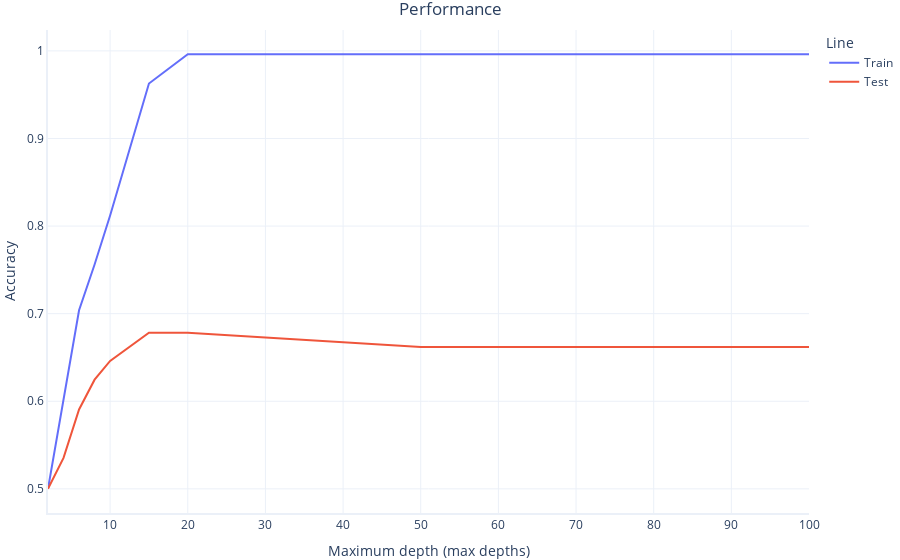

The notebook cell this image was saved under:
### Code cell
# Shrink the training set temporarily to explore this
# setting with a more normal sample size
full_trainset = train
train = full_trainset[:500] # limit to 500 samples

max_depths = [2, 4, 6, 8, 10, 15, 20, 50, 100]

# Train our models and report their performance
train_accuracies = []
test_accuracies = []

for max_depth in max_depths:
    print("Preparing a model with max_depth = ", max_depth)

    # Prepare the model 
    rf = RandomForestClassifier(n_estimators=20,
                                max_depth=max_depth,
                                random_state=2, 
                                verbose=False)
    
    # Train and test the result
    train_accuracy, test_accuracy = fit_and_test_model(rf)

    # Save the results
    test_accuracies.append(test_accuracy)
    train_accuracies.append(train_accuracy)


# Plot results
graphing.line_2D(dict(Train=train_accuracies, Test=test_accuracies),
                    max_depths,
                    label_x="Maximum depth (max_depths)",
                    label_y="Accuracy",
                    title="Performance", show=True)

# Rol back the trainset to the full set
train = full_trainset

### Figure 1 — Plotly figure (JSON) as saved in the notebook; plotly's stock layout.template omitted (floating-point values rounded to 4 significant figures)
{"data": [{"hovertemplate": "Line=Train<br>Maximum depth (max depths)=%{x}<br>Accuracy=%{y}<extra></extra>", "legendgroup": "Train", "marker": {"color": "#636efa", "size": 19, "symbol": "circle"}, "mode": "lines", "name": "Train", "orientation": "v", "showlegend": true, "type": "scatter", "x": [2, 4, 6, 8, 10, 15, 20, 50, 100], "xaxis": "x", "y": [0.5, 0.6007, 0.7039, 0.7561, 0.8121, 0.9627, 0.9963, 0.9963, 0.9963], "yaxis": "y"}, {"hovertemplate": "Line=Test<br>Maximum depth (max depths)=%{x}<br>Accuracy=%{y}<extra></extra>", "legendgroup": "Test", "marker": {"color": "#EF553B", "size": 19, "symbol": "circle"}, "mode": "lines", "name": "Test", "orientation": "v", "showlegend": true, "type": "scatter", "x": [2, 4, 6, 8, 10, 15, 20, 50, 100], "xaxis": "x", "y": [0.5, 0.5353, 0.5907, 0.6246, 0.6461, 0.6783, 0.6782, 0.6619, 0.6619], "yaxis": "y"}], "layout": {"legend": {"title": {"text": "Line"}, "tracegroupgap": 0}, "title": {"text": "Performance"}, "xaxis": {"anchor": "y", "domain": [0, 1], "range": [2, 100], "title": {"text": "Maximum depth (max depths)"}}, "yaxis": {"anchor": "x", "domain": [0, 1], "title": {"text": "Accuracy"}}}}
